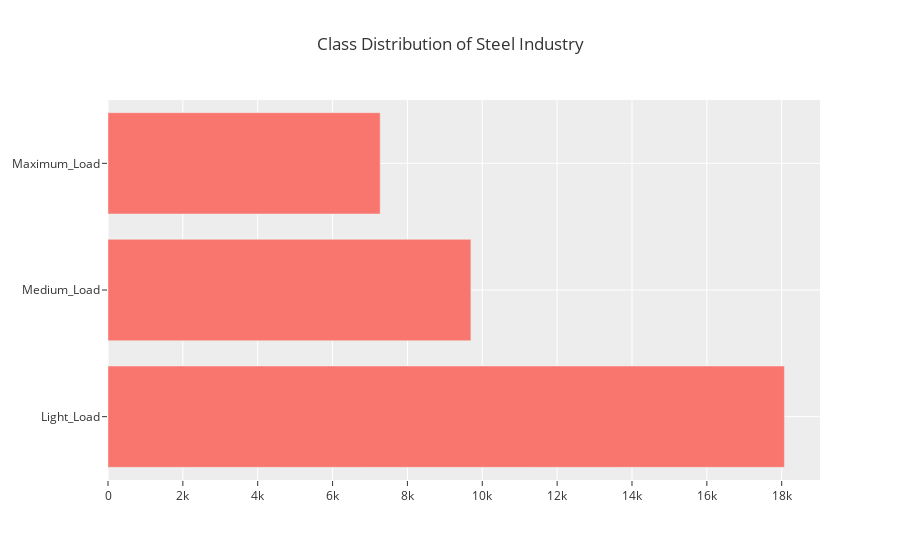

The code cell stored with this chart in its notebook:
### Code cell
fig = go.Figure()

fig['layout']['template'] = 'ggplot2'
fig['layout']['font'].update(
    family='Times New Roman',
    size='20'
)
fig.update_layout(
    {
        "title": "Class Distribution of Steel Industry",
        "xaxis": ""
    }
)

bar = go.Bar(
    x=class_dist,
    y=class_dist.index,
    orientation='h'
    )

fig.add_trace(bar)

iplot(fig)

### Figure 1 — Plotly figure (JSON) as saved in the notebook; plotly's stock layout.template omitted (floating-point values rounded to 4 significant figures)
{"data": [{"orientation": "h", "type": "bar", "x": [18072, 9696, 7272], "y": ["Light_Load", "Medium_Load", "Maximum_Load"]}], "layout": {"title": {"text": "Class Distribution of Steel Industry"}}}
